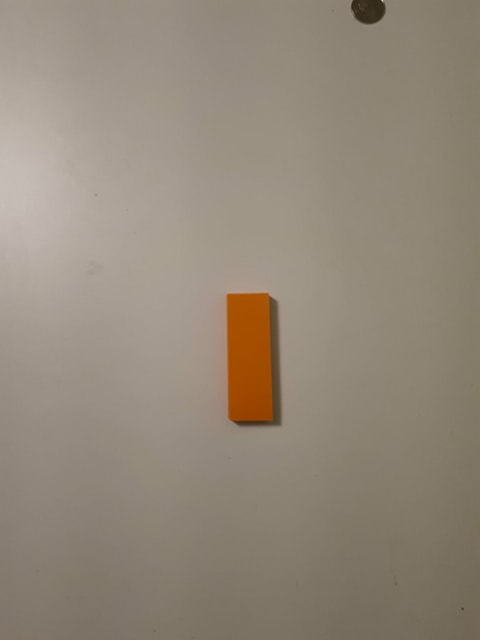
#> input picture naireen/post_it.jpg, 480 x 640 px
$ jupyter execute Distance.ipynb   (shell and % lines are left out)   (older library calls are emulated)
#> lines starting #> are read from the running program, lines starting #| are printed output that depends on the picture; after the words box and inside, x2 and y2 are one past the last pixel; in counts of white or black regions, pixels touching at a corner belong together; long printed decimals are rounded
[cell 1]
#7.5cm by 3cm
# import the necessary packages
from scipy.spatial import distance as dist
#import numpy as np
#import cv2
from __future__ import print_function
from imutils import perspective
from imutils import contours
import numpy as np
import imutils
import cv2
import matplotlib.pyplot as plt

Find percieved focal length

F = (P* D)/W = percieved pixel wdith * distance / known width

[cell 2]
#a more advanced edge filter
def find_color_marker(image):
    # convert the image to grayscale, blur it, and detect edges
    gray = cv2.cvtColor(image, cv2.COLOR_BGR2GRAY)
    gray = cv2.GaussianBlur(gray, (5, 5), 0)
    edged = cv2.Canny(gray, 35, 125)

    # find the contours in the edged image and keep the largest one;
    # we'll assume that this is our piece of paper in the image
    cnts, bounds, val = cv2.findContours(edged.copy(), cv2.RETR_LIST, cv2.CHAIN_APPROX_SIMPLE)
    #print()
    c = max(bounds, key = cv2.contourArea)


    #should add a color check in here somewhere

    # compute the bounding box of the of the paper region and return it
    return cv2.minAreaRect(c)

[cell 3]
def find_marker(image):
    # convert the image to grayscale, blur it, and detect edges
    gray = cv2.cvtColor(image, cv2.COLOR_BGR2GRAY)
    gray = cv2.GaussianBlur(gray, (5, 5), 0)
    edged = cv2.Canny(gray, 35, 125)

    # find the contours in the edged image and keep the largest one;
    # we'll assume that this is our piece of paper in the image
    cnts, bounds, val = cv2.findContours(edged.copy(), cv2.RETR_LIST, cv2.CHAIN_APPROX_SIMPLE)
    #print()
    c = max(bounds, key = cv2.contourArea)


    #should add a color check in here somewhere

    # compute the bounding box of the of the paper region and return it
    return cv2.minAreaRect(c)

[cell 4]
def distance_to_camera(knownWidth, focalLength, perWidth):
    # compute and return the distance from the maker to the camera
    return (knownWidth * focalLength) / perWidth

[cell 5]
# initialize the known distance from the camera to the object, which
# in this case is 24 inches
KNOWN_DISTANCE = 30.0 # cm

# initialize the known object width, which in this case, the piece of
# paper is 11 inches wide
KNOWN_WIDTH = 7.5 # cm

# initialize the list of images that we'll be using
IMAGE_PATHS = ["post_it.jpg", "post_it2b.jpg", "post_it2a.jpg", "post_it3.jpg"]

# load the furst image that contains an object that is KNOWN TO BE 2 feet
# from our camera, then find the paper marker in the image, and initialize
# the focal length
image = cv2.imread(IMAGE_PATHS[0])
#> image is the input picture: shape (640, 480, 3); mean B, G, R 121.8, 136.1, 147.2
marker = find_marker(image)
#> in find_marker, `gray = cv2.cvtColor(image, cv2.COLOR_BGR2GRAY)`:
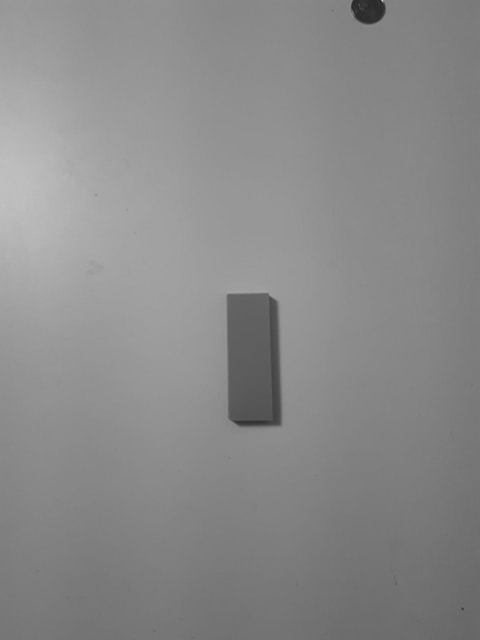
#> gray: shape (640, 480); min 30, max 222, mean 137.9
#> in find_marker, `edged = cv2.Canny(gray, 35, 125)`:
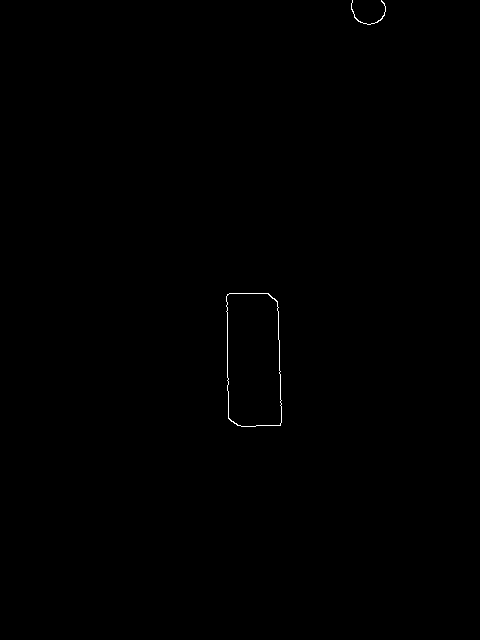
#> edged: shape (640, 480); 0.14% white in thin lines or dots, all inside (x1, y1, x2, y2) = (226, 0, 386, 427)
#> in find_marker, `cnts, bounds, val = cv2.findContours(edged.copy(), cv2.RETR_LIST, cv2...`: bounds = 3 contours, 1 with area under 20; largest, box (x1, y1, x2, y2) and area: (226, 293, 282, 427) 6788, (226, 293, 282, 427) 6771; val = [[1, -1, -1, -1], [2, 0, -1, -1], [-1, 1, -1, -1]]
#> in find_marker, `c = max(bounds, key = cv2.contourArea)`: c = contour of 60 points, box (x1, y1, x2, y2) (226, 293, 282, 427), area 6788
#> marker = ((252.8, 359.2), (53.65, 133.8), -1.85)
print(marker)
#| ((252.844, 359.150), (53.650, 133.769), -1.848)
focalLength = (marker[1][0] * KNOWN_DISTANCE) / KNOWN_WIDTH
#> focalLength = 214.6

[cell 6]
# loop over the images
for imagePath in IMAGE_PATHS:
    # load the image, find the marker in the image, then compute the
    # distance to the marker from the camera
    image = cv2.imread(imagePath)
    marker = find_marker(image)
    inches = distance_to_camera(KNOWN_WIDTH, focalLength, marker[1][0])
#> inches = 30

    # draw a bounding box around the image and display it
    box = np.int0(cv2.cv2.boxPoints(marker))
#> box = [[228, 426], [223, 293], [277, 291], [281, 425]]
    cv2.drawContours(image, [box], -1, (0, 255, 0), 2)
    cv2.putText(image, "%.2fcm" % (inches),
        (image.shape[1] - 200, image.shape[0] - 20), cv2.FONT_HERSHEY_SIMPLEX,
    2.0, (0, 255, 0), 3)
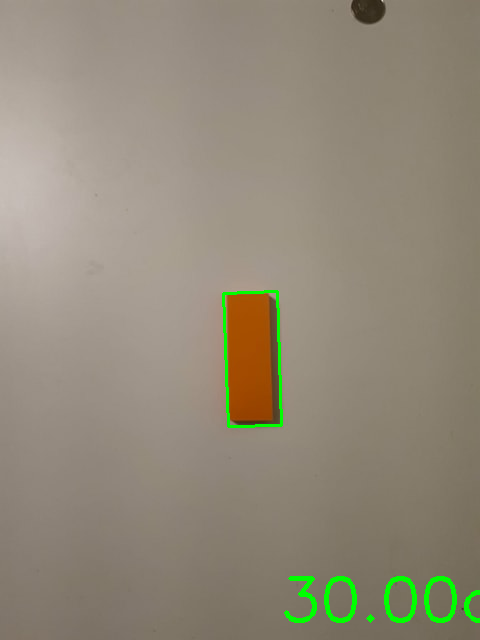
#> image: shape (640, 480, 3); mean B, G, R 120.7, 137.8, 145.7
    cv2.imshow("image", image)
    cv2.waitKey(0)
#> pass 2 of the loop `for imagePath in IMAGE_PATHS:`:
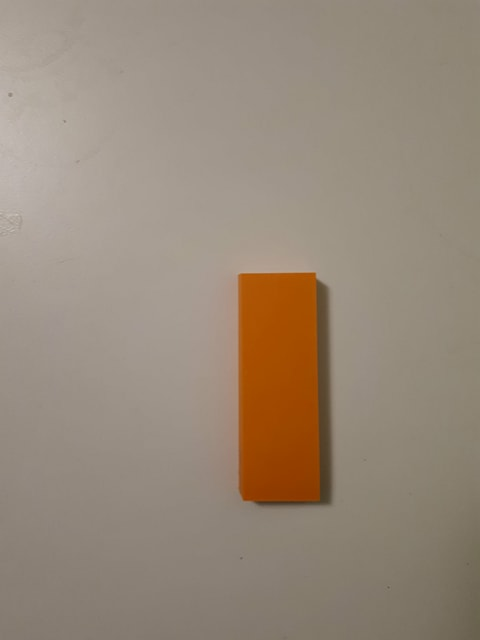
#> input picture naireen/post_it2b.jpg, 480 x 640 px
#> image is the input picture: shape (640, 480, 3); mean B, G, R 121.4, 137, 151.5
#> in find_marker (call 3), `edged = cv2.Canny(gray, 35, 125)`:
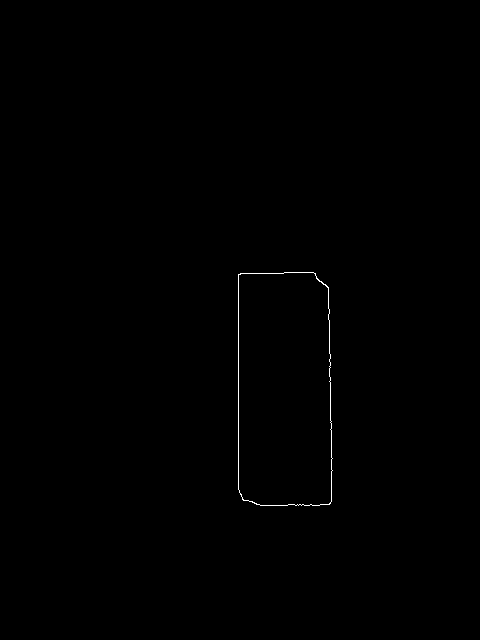
#> edged: shape (640, 480); 0.21% white in thin lines or dots, all inside (x1, y1, x2, y2) = (238, 272, 333, 506)
#> bounds = 2 contours; box (x1, y1, x2, y2) and area: (238, 272, 333, 506) 21075, (238, 272, 333, 506) 21056; val = [[1, -1, -1, -1], [-1, 0, -1, -1]]
#> c = contour of 93 points, box (x1, y1, x2, y2) (238, 272, 333, 506), area 21075
#> `marker = find_marker(image)`: marker = ((285, 388.5), (233, 94), -90)
#> inches = 6.91
#> box = [[332, 505], [238, 505], [238, 272], [332, 272]]
#> `cv2.putText(image, "%.2fcm" % (inches), (image.shape[1] - 200, image.s..`:
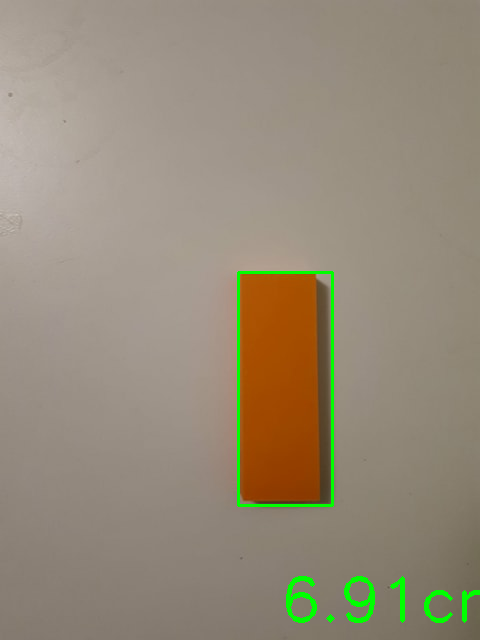
#> image: shape (640, 480, 3); mean B, G, R 120, 138.8, 149.7
#> pass 3 of the loop `for imagePath in IMAGE_PATHS:`:
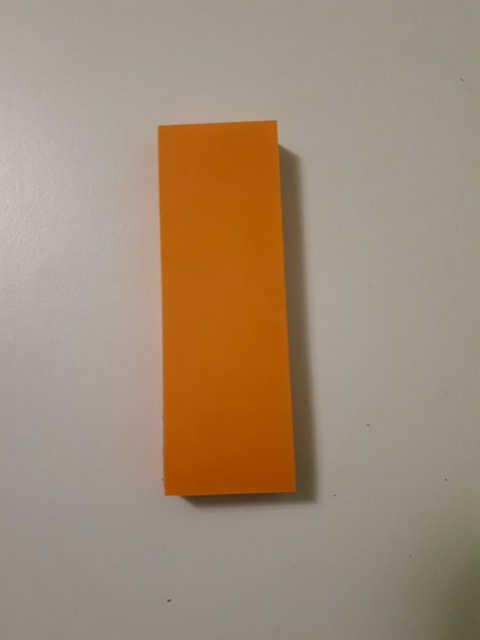
#> input picture naireen/post_it2a.jpg, 480 x 640 px
#> image is the input picture: shape (640, 480, 3); mean B, G, R 117.5, 139.7, 161.1
#> in find_marker (call 4), `edged = cv2.Canny(gray, 35, 125)`:
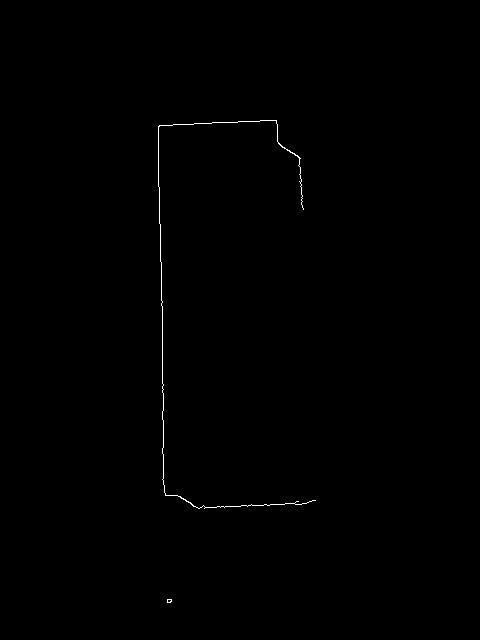
#> edged: shape (640, 480); 0.25% white in thin lines or dots, all inside (x1, y1, x2, y2) = (158, 120, 316, 603)
#> bounds = 3 contours, 2 with area under 20; largest, box (x1, y1, x2, y2) and area: (158, 120, 316, 509) 28; val = [[1, -1, -1, -1], [2, 0, -1, -1], [-1, 1, -1, -1]]
#> c = contour of 313 points, box (x1, y1, x2, y2) (158, 120, 316, 509), area 28
#> `marker = find_marker(image)`: marker = ((231.3, 314), (152, 385.4), -2.35)
#> inches = 10.59
#> box = [[163, 509], [147, 124], [299, 118], [315, 503]]
#> `cv2.putText(image, "%.2fcm" % (inches), (image.shape[1] - 200, image.s..`:
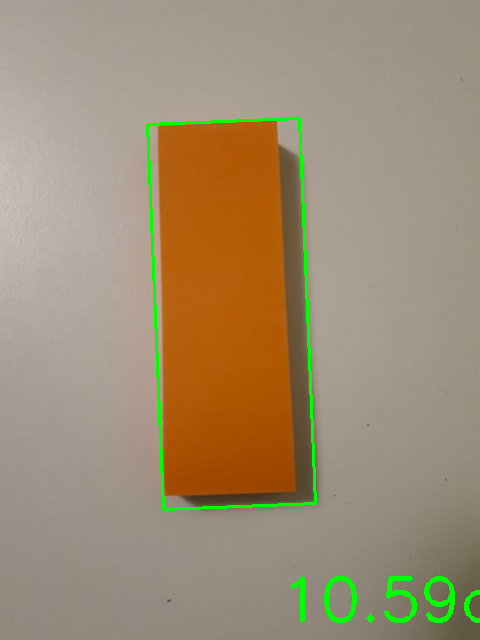
#> image: shape (640, 480, 3); mean B, G, R 115.5, 142, 158.5
#> the loop made 4 passes; the first 3 are shown
cv2.destroyAllWindows()
